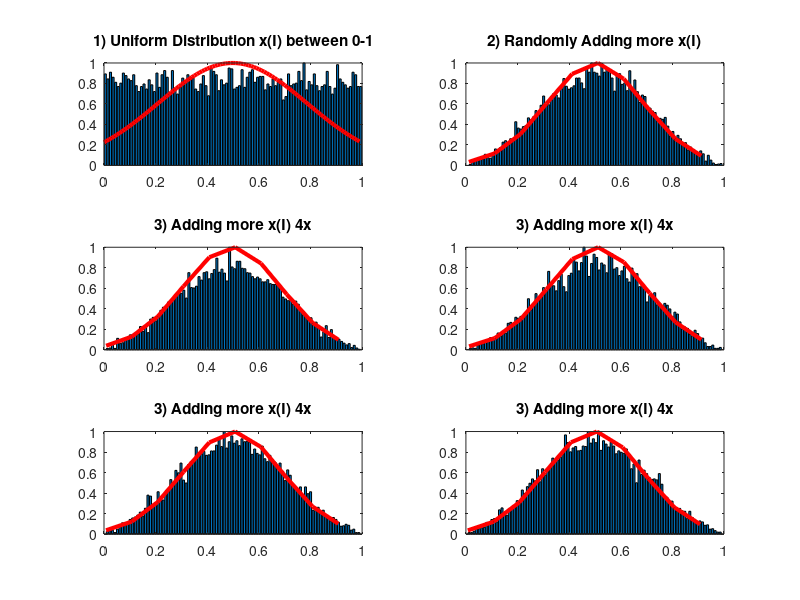

Write the MATLAB code that produced this figure.
n=10000; 

%Step 1) Generate a uniform distribution x(I) between 0-1.
x=rand(1,n);

bin=100;
[h,qs]=hist(x,bin);
hmax=h/max(h);
subplot(3,2,1) % first plot on a 2x3 subplot
bar(qs,hmax);
z=min(x):0.01:max(x);

mu=mean(x);
sigma=std(x);
graph = normpdf(z, mu, sigma);
maxgraph=graph/max(graph);
hold;
plot(z, maxgraph, 'r', 'LineWidth', 3);
title('1) Uniform Distribution x(I) between 0-1');


%Step 2: randomly adding any two x(I) to have another distribution.
for i=1:n
    x(i)=( x(i)+ x(randi(n)) )/2;
end

mu=mean(x);
sigma=std(x);
bin=100;
[h,qs]=hist(x,bin);
mheight=h/max(h);

subplot(3,2,2) % Second Plot
bar(qs,mheight);
hold;
z=min(x):0.1:max(x);
graph = normpdf(z, mu, sigma);
maxgraph = graph/max(graph);
plot(z, maxgraph, 'r', 'LineWidth', 3);
title('2) Randomly Adding more x(I)');

%Step 3: Do step 2 4 more times.
for m=1:4
    x=rand(1,n);
    for i=1:n
        x(i)=(x(i)+x(randi(n)))/2;
    end
    
    bin=100;
    [h,qs]=hist(x,bin);
    mheight=h/max(h);
    subplot(3,2,m+2);
    bar(qs,mheight);
    hold;
    z=min(x):0.1:max(x);
    
    mu=mean(x);
    sigma=std(x);
    graph= normpdf(z, mu, sigma);
    maxgraph=graph/max(graph);
    plot(z, maxgraph, 'r', 'LineWidth', 3);
    title('3) Adding more x(I) 4x');
end

